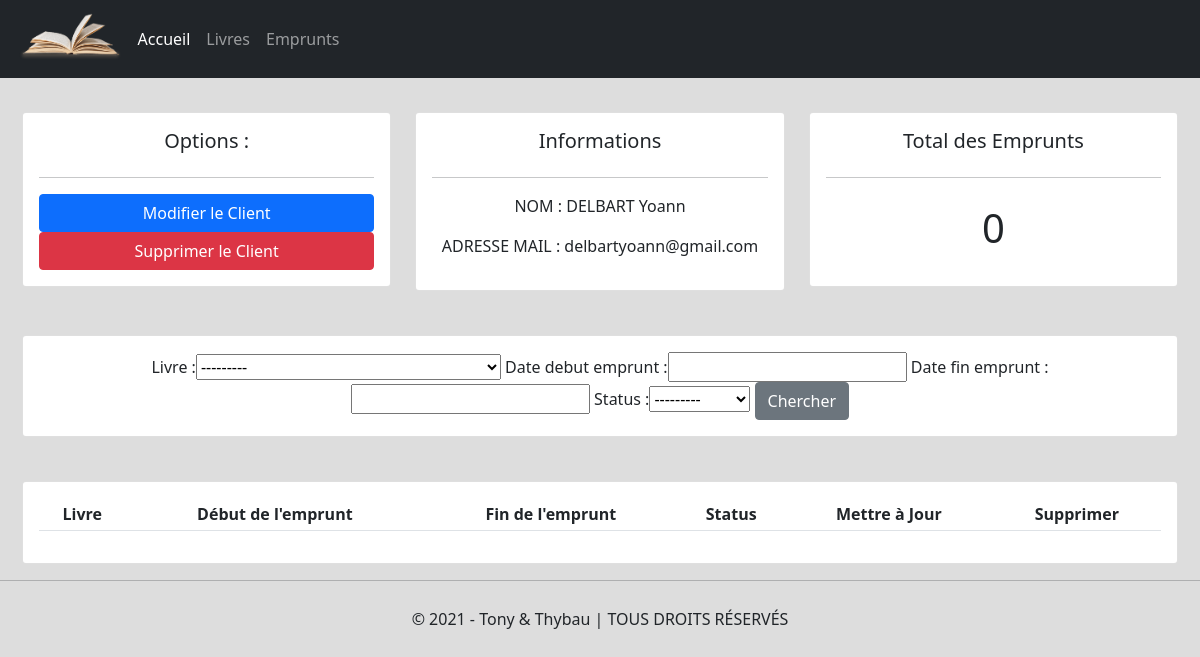
Screenshot of /clients10 with the database file from the repository.
### clients/models.py (models this page shows, shortened)
class Client(models.Model):
    nom = models.CharField(max_length=50, null=True)
    prenom = models.CharField(max_length=50, null=True)
    adresse_mail = models.EmailField(max_length=100, null=True)
    nombre_livres_possédés = models.IntegerField(null=True)

### clients/views.py (the view)
# urls.py: path('<str:pk>', views.clients_list, name='client'),
def clients_list(request, pk):
    client = Client.objects.get(id=pk)
    emprunt = client.emprunt_set.all()
    total_emprunts = emprunt.count()
    myFilter = EmpruntFiltre(request.GET, queryset=emprunt)
    emprunt = myFilter.qs
    context = {
        'client': client,
        'emprunt': emprunt,
        'total_emprunts': total_emprunts,
        'myFilter': myFilter
    }
    return render(request, 'clients/clients_list.html', context)

### books/models.py (called while the page is built)
    def __str__(self):
        return f"{self.titre} de {self.auteur} ({self.date_de_parution})"

### templates/clients/clients_list.html (shortened to what this page needs)
{% extends 'main.html' %}
{% block content %}
<br>
<div class="row">
	<div class="col-md">
		<div class="card card-body">
			<h5>Options :</h5>
			<hr>
			<a class="btn btn-primary" href="{% url 'modif_client' client.id %}">Modifier le Client</a>
			<a class="btn btn-danger" href="{% url 'supp_client' client.id %}">Supprimer le Client</a>
		</div>
	</div>
	<div class="col-md">
		<div class="card card-body">
			<h5>Informations</h5>
			<hr>
			<p>NOM : {{client.nom}} {{client.prenom}}</p>
			<p>ADRESSE MAIL : {{client.adresse_mail}}</p>
		</div>
	</div>
	<div class="col-md">
		<div class="card card-body">
			<h5>Total des Emprunts</h5>
			<hr>
			<h1 style="text-align: center;padding: 10px">{{total_emprunts}}</h1>
		</div>
	</div>
</div>
<br>
<div class="row">
	<div class="col">
		<div class="card card-body">
			<form method="get">
				{{myFilter.form}}
		    	<button class="btn btn-secondary" type="submit">Chercher</button>
		  </form>
		</div>
	</div>
</div>
<br>
<div class="row">
	<div class="col-md">
		<div class="card card-body">
			<table class="table table-sm">
				<tr>
					<th>Livre</th>
					<th>Début de l'emprunt</th>
					<th>Fin de l'emprunt</th>
					<th>Status</th>
					<th>Mettre à Jour</th>
					<th>Supprimer</th>
				</tr>
			</table>
		</div>
	</div>
</div>
{% endblock %}

### static/css/main.css (style rules this page uses)
body { background-color: #dddddd; }
.row { margin: 10px; text-align: center; }
tr { vertical-align: middle; }
.btn { transition: 0.3s all; }

### rows the page displays
Client: nom "DELBART", prenom "Yoann", adresse_mail "delbartyoann@gmail.com"

### other values shown
{{ total_emprunts }} "0"
